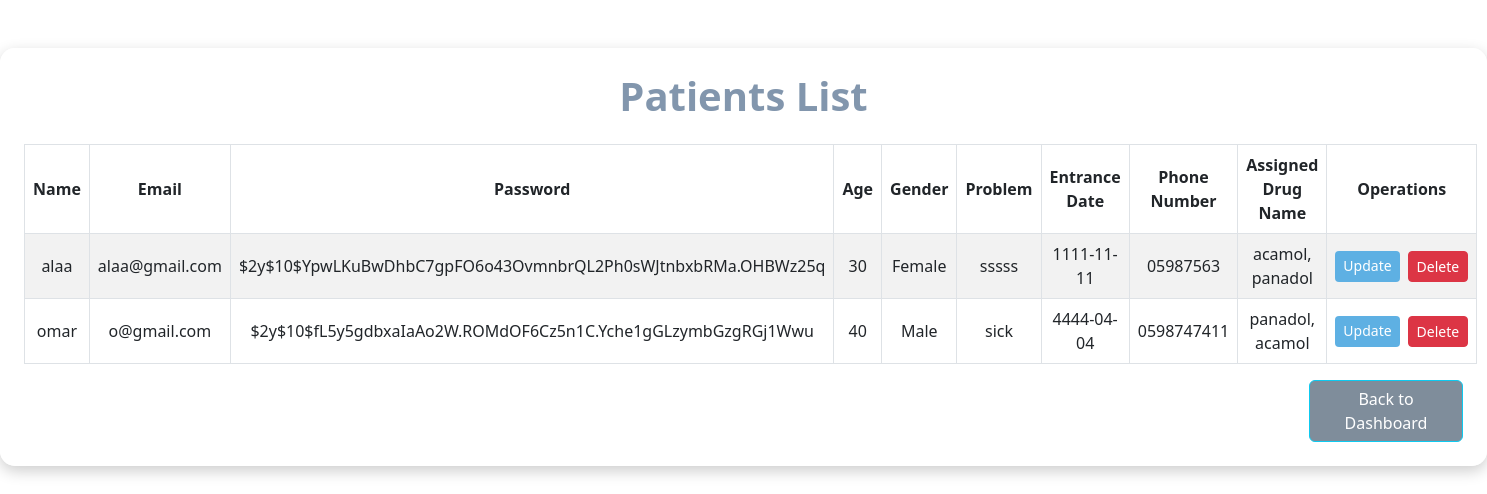
The app's page /viewPatients.php (signed in) with its own data.
### tables this page shows
CREATE TABLE `patients` (
  `id` int(10) UNSIGNED NOT NULL,
  `name` varchar(255) NOT NULL,
  `email` varchar(255) NOT NULL,
  `password` varchar(255) NOT NULL,
  `age` int(11) NOT NULL,
  `gender` varchar(10) NOT NULL,
  `problem` text DEFAULT NULL,
  `entranceDate` date DEFAULT NULL,
  `phone_number` varchar(15) NOT NULL,
  `actor_id` int(10) UNSIGNED DEFAULT NULL
);

### viewPatients.php (the view, shortened to what this page needs)
<?php
include "connection.php";
$type = $_SESSION["authUser"]["type"];
$actor_id = $_SESSION["authUser"]["id"];
if ($type === "doctor") {
    $doctorQuery = "SELECT id FROM doctors WHERE actor_id = $actor_id";
    $doctorResult = $con->query($doctorQuery);
    if ($doctorResult && $doctorResult->num_rows > 0) {
        $doctorRow = $doctorResult->fetch_assoc();
        $doctor_id = $doctorRow["id"];
        $sql = "SELECT p.*,
                        GROUP_CONCAT(d.name SEPARATOR ', ') AS assigned_drugs
                FROM patients p
                INNER JOIN patientdoctor pd ON p.id = pd.patient_id
                LEFT JOIN patientdrug pdg ON p.id = pdg.patient_id
                LEFT JOIN drugs d ON pdg.drug_id = d.id
                WHERE pd.doctor_id = ?
                GROUP BY p.id";
        $stmt = $con->prepare($sql);
        $stmt->bind_param("i", $doctor_id);
        $stmt->execute();
        $result = $stmt->get_result();
    } else {
        die("Doctor ID not found.");
    }
} else {
    die("Unauthorized access.");
}
?>
<!DOCTYPE html>
<html lang="en">
<head>
    <link href="https://cdn.jsdelivr.net/npm/bootstrap@5.3.0-alpha1/dist/css/bootstrap.min.css" rel="stylesheet">
</head>
<body>
    <div class="container mt-5 p-4">
        <h1 class="text-center custom-heading mb-4">Patients List</h1>
        <table class="table table-bordered table-hover table-striped text-center">
            <thead>
                <tr>
                    <th>Name</th>
                    <th>Email</th>
                    <th>Password</th>
                    <th>Age</th>
                    <th>Gender</th>
                    <th>Problem</th>
                    <th>Entrance Date</th>
                    <th>Phone Number</th>
                    <th>Assigned Drug Name</th>
                    <th>Operations</th>
                </tr>
            </thead>
            <tbody>
            <?php
if ($result->num_rows > 0) {
    while ($row = $result->fetch_assoc()) { ?>
        <tr>
            <td><?php echo $row["name"]; ?></td>
            <td><?php echo $row["email"]; ?></td>
            <td><?php echo $row["password"]; ?></td>
            <td><?php echo $row["age"]; ?></td>
            <td><?php echo $row["gender"]; ?></td>
            <td><?php echo $row["problem"]; ?></td>
            <td><?php echo $row["entranceDate"]; ?></td>
            <td><?php echo $row["phone_number"]; ?></td>
            <td>
                <?php echo $row["assigned_drugs"] ? $row["assigned_drugs"] : "No drugs assigned"; ?>
            </td>
            <td>
                <div class="d-flex justify-content-center gap-2">
                    <?php if ($type == "doctor") { ?>
                        <a href="updatePatient.php?id=<?php echo $row["id"]; ?>" class="btn btn-primary btn-sm">Update</a>
                        <a href="deletePatient.php?id=<?php echo $row["id"]; ?>" class="btn btn-danger btn-sm">Delete</a>
                    <?php } elseif ($type == "patient" && $_SESSION["authUser"]["id"] == $row["actor_id"]) { ?>
                        <a href="updatePatient.php?id=<?php echo $row["id"]; ?>" class="btn btn-primary btn-sm">Update</a>
                    <?php } ?>
                </div>
            </td>
        </tr>
    <?php }
} else {
    echo "<tr><td colspan='10' class='text-center text-danger'>No patients found.</td></tr>";
}
?>
            </tbody>
        </table>
        <a href="dashboardUi.php" class="btn btn-info">
    <i class="bi bi-arrow-left-circle"></i> Back to Dashboard
</a>
    </div>
</body>
</html>

### viewPatients.php (style rules this page uses)
body { background-image: url('images/vie.webp'); background-size: cover; background-position: bottom; background-repeat: no-repeat; height: 100vh; color: #fff; }
.container { background: rgba(255, 255, 255, 0.9); border-radius: 15px; padding: 20px; box-shadow: 0 5px 15px rgba(0, 0, 0, 0.2); max-width: 1500px; }
.table { border-collapse: collapse; }
thead { background-color: rgb(127, 141, 155); color: white; }
.table th, .table td { vertical-align: middle; }
.btn-primary { background-color: rgb(94, 176, 227); border: none; }
.custom-heading { color: rgb(130, 150, 173); font-weight: bold; }
.btn-info { background-color:rgb(127, 141, 155); color: white; margin-left: 1285px; }

### records on screen
patients: name "alaa", email "alaa@gmail.com", password "$2y$10$YpwLKuBwDhbC7gpFO6o43OvmnbrQL2Ph0sWJtnbxbRMa.OHBWz25q", age "30", gender "Female", problem "sssss", entranceDate "1111-11-11", phone_number "05987563", assigned_drugs "acamol, panadol"
patients: name "omar", email "o@gmail.com", password "$2y$10$fL5y5gdbxaIaAo2W.ROMdOF6Cz5n1C.Yche1gGLzymbGzgRGj1Wwu", age "40", gender "Male", problem "sick", entranceDate "4444-04-04", phone_number "0598747411", assigned_drugs "panadol, acamol"
